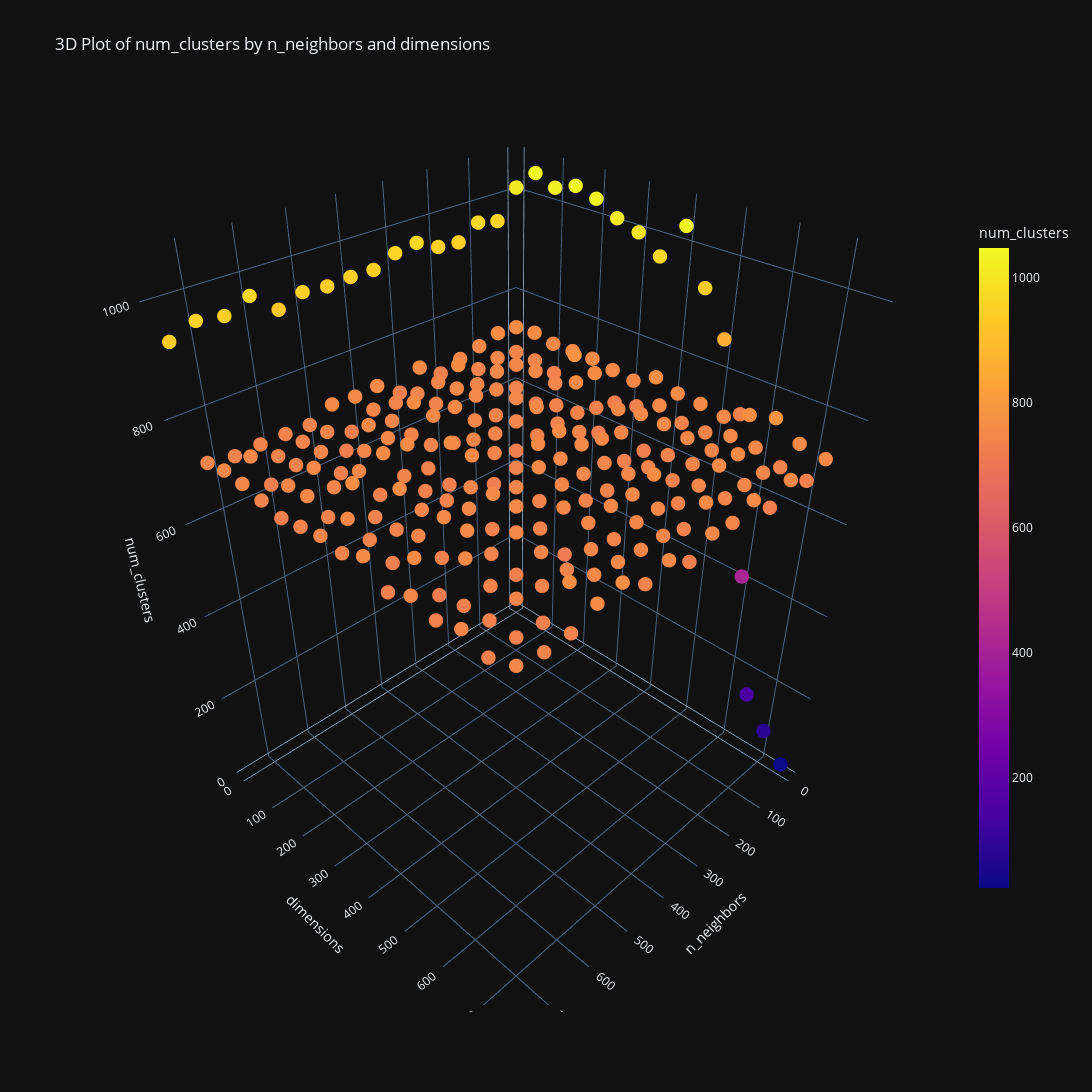

Notebook source saved alongside this figure:
### Markdown cell above
Examine number of clusters

### Code cell
# metrics = analyze_dimred_data(combined_results)
metrics = analyze_dimred_data(dimred_exp1_results)
fig = dr_exper_plot3d(metrics, z_metric='num_clusters')
fig.show()

### Figure 1 — Plotly figure (JSON) as saved in the notebook; plotly's stock layout.template omitted (floating-point values rounded to 4 significant figures; data arrays with more than 128 entries replaced by an {"elided": "..."} marker saying what was removed)
{"data": [{"hovertemplate": "n_neighbors=%{x}<br>dimensions=%{y}<br>num_clusters=%{marker.color}<extra></extra>", "legendgroup": "", "marker": {"color": {"elided": "256 int values"}, "coloraxis": "coloraxis", "symbol": "circle", "size": 5}, "mode": "markers", "name": "", "scene": "scene", "showlegend": false, "x": {"elided": "256 int values"}, "y": {"elided": "256 int values"}, "z": {"elided": "256 int values"}, "type": "scatter3d"}], "layout": {"scene": {"domain": {"x": [0.0, 1.0], "y": [0.0, 1.0]}, "xaxis": {"title": {"text": "n_neighbors"}}, "yaxis": {"title": {"text": "dimensions"}}, "zaxis": {"title": {"text": "num_clusters"}}}, "coloraxis": {"colorbar": {"title": {"text": "num_clusters"}, "len": 0.75}, "colorscale": [[0.0, "#0d0887"], [0.1111, "#46039f"], [0.2222, "#7201a8"], [0.3333, "#9c179e"], [0.4444, "#bd3786"], [0.5556, "#d8576b"], [0.6667, "#ed7953"], [0.7778, "#fb9f3a"], [0.8889, "#fdca26"], [1.0, "#f0f921"]], "cmin": 23, "cmax": 1047}, "legend": {"tracegroupgap": 0}, "title": {"text": "3D Plot of num_clusters by n_neighbors and dimensions"}, "width": 1600, "height": 1600}}
